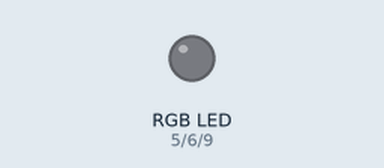
A sketch run on a simulated Arduino Uno, built with avr-gcc and run on an emulated ATmega328P. Parts: an RGB LED mixed from three pins (HIGH = lit). Dim RGB values are drawn brighter than linear.

Above: at 0.15 s.
At 6.15 s:
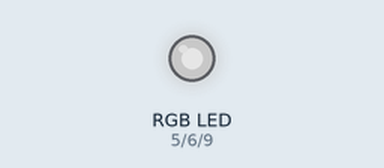
At 15.15 s:
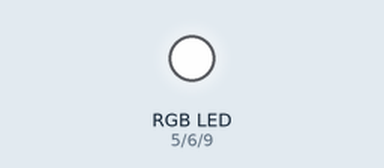
At 18.75 s:
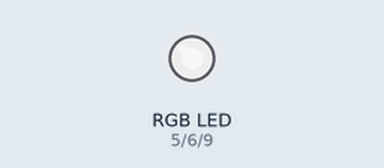
At 27.75 s:
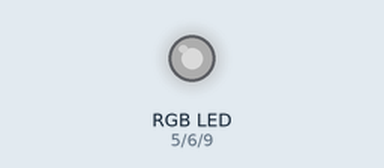
At 39.75 s:
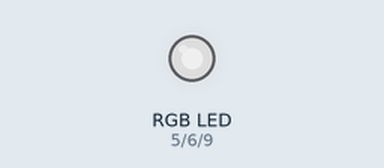
Timing chart, 0 to 40.0 s (numbered marks = the images above):
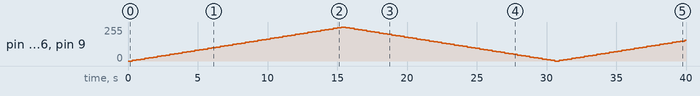

The sketch:

LED_TEST.ino
```cpp
const int PIN_RED   = 5;
const int PIN_GREEN = 6;
const int PIN_BLUE  = 9;
int brightness = 0;  // how bright the LED is
int fadeAmount = 5;  // how many points to fade the LED by

void setup() {
  pinMode(PIN_RED,   OUTPUT);
  pinMode(PIN_GREEN, OUTPUT);
  pinMode(PIN_BLUE,  OUTPUT);
}

void loop() {

  //analogWrite(led, brightness);
  analogWrite(PIN_RED,   brightness);
  analogWrite(PIN_GREEN, brightness);
  analogWrite(PIN_BLUE,  brightness);
  // change the brightness for next time through the loop:
  brightness = brightness + fadeAmount;

  // reverse the direction of the fading at the ends of the fade:
  if (brightness <= 0 || brightness >= 255) {
    fadeAmount = -fadeAmount;
  }
  // wait for 30 milliseconds to see the dimming effect
  delay(300);
  // color code #00C9CC (R = 0,   G = 201, B = 204)


  //delay(2000); // keep the color 1 second

  // color code #F7788A (R = 247, G = 120, B = 138)
  // analogWrite(PIN_RED,   255);
  // analogWrite(PIN_GREEN, 0);
  // analogWrite(PIN_BLUE,  0);

  //delay(2000); // keep the color 1 second

  // color code #34A853 (R = 52,  G = 168, B = 83)
  // analogWrite(PIN_RED,   0);
  // analogWrite(PIN_GREEN, 255);
  // analogWrite(PIN_BLUE,  0);

  // delay(2000); // keep the color 1 second
}
```

Measured:
- by itself, pin 5 (PIN_RED), pin 6 (PIN_GREEN), pin 9 (PIN_BLUE): 0/255 → 5/255 at 0.30 s, → 10/255 0.30 s later, → 15/255 0.30 s later, → 20/255 0.30 s later, … (133 changes in this stretch)
